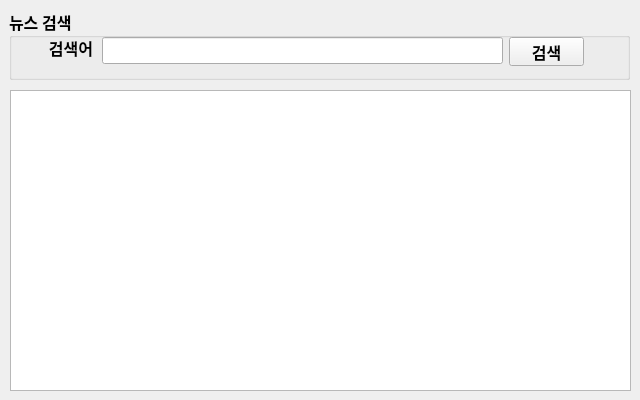
<?xml version="1.0" encoding="UTF-8"?>
<ui version="4.0">
 <class>frmMain</class>
 <widget class="QWidget" name="frmMain">
  <property name="geometry">
   <rect>
    <x>0</x>
    <y>0</y>
    <width>640</width>
    <height>400</height>
   </rect>
  </property>
  <property name="sizePolicy">
   <sizepolicy hsizetype="Fixed" vsizetype="Fixed">
    <horstretch>0</horstretch>
    <verstretch>0</verstretch>
   </sizepolicy>
  </property>
  <property name="minimumSize">
   <size>
    <width>640</width>
    <height>400</height>
   </size>
  </property>
  <property name="maximumSize">
   <size>
    <width>640</width>
    <height>400</height>
   </size>
  </property>
  <property name="font">
   <font>
    <family>한컴 말랑말랑 Bold</family>
    <pointsize>12</pointsize>
    <weight>75</weight>
    <bold>true</bold>
   </font>
  </property>
  <property name="windowTitle">
   <string>네이버 API 뉴스검색앱</string>
  </property>
  <widget class="QWidget" name="verticalLayoutWidget">
   <property name="geometry">
    <rect>
     <x>9</x>
     <y>9</y>
     <width>621</width>
     <height>71</height>
    </rect>
   </property>
   <layout class="QVBoxLayout" name="searchLayout">
    <item>
     <widget class="QGroupBox" name="groupBox">
      <property name="title">
       <string>뉴스 검색</string>
      </property>
      <widget class="QLabel" name="label">
       <property name="geometry">
        <rect>
         <x>40</x>
         <y>28</y>
         <width>44</width>
         <height>21</height>
        </rect>
       </property>
       <property name="text">
        <string>검색어</string>
       </property>
       <property name="alignment">
        <set>Qt::AlignCenter</set>
       </property>
      </widget>
      <widget class="QLineEdit" name="txtSearch">
       <property name="enabled">
        <bool>true</bool>
       </property>
       <property name="geometry">
        <rect>
         <x>93</x>
         <y>28</y>
         <width>401</width>
         <height>27</height>
        </rect>
       </property>
       <property name="palette">
        <palette>
         <active>
          <colorrole role="ButtonText">
           <brush brushstyle="SolidPattern">
            <color alpha="255">
             <red>49</red>
             <green>153</green>
             <blue>158</blue>
            </color>
           </brush>
          </colorrole>
         </active>
         <inactive>
          <colorrole role="ButtonText">
           <brush brushstyle="SolidPattern">
            <color alpha="255">
             <red>49</red>
             <green>153</green>
             <blue>158</blue>
            </color>
           </brush>
          </colorrole>
         </inactive>
         <disabled>
          <colorrole role="ButtonText">
           <brush brushstyle="SolidPattern">
            <color alpha="255">
             <red>120</red>
             <green>120</green>
             <blue>120</blue>
            </color>
           </brush>
          </colorrole>
         </disabled>
        </palette>
       </property>
      </widget>
      <widget class="QPushButton" name="btnSearch">
       <property name="geometry">
        <rect>
         <x>500</x>
         <y>28</y>
         <width>75</width>
         <height>29</height>
        </rect>
       </property>
       <property name="text">
        <string>검색</string>
       </property>
      </widget>
      <zorder>splitter</zorder>
      <zorder>label</zorder>
      <zorder>txtSearch</zorder>
      <zorder>btnSearch</zorder>
     </widget>
    </item>
   </layout>
  </widget>
  <widget class="QWidget" name="verticalLayoutWidget_2">
   <property name="geometry">
    <rect>
     <x>10</x>
     <y>90</y>
     <width>621</width>
     <height>301</height>
    </rect>
   </property>
   <layout class="QVBoxLayout" name="resultLayout_2">
    <item>
     <widget class="QListView" name="lsvResult"/>
    </item>
   </layout>
  </widget>
 </widget>
 <resources/>
 <connections/>
</ui>
